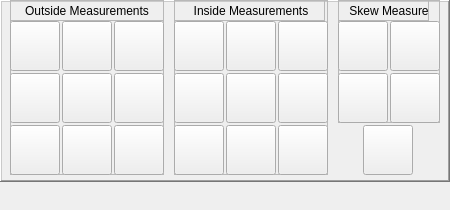
     <widget class="QStackedWidget" name="stackedWidget_6">
      <property name="geometry">
       <rect>
        <x>0</x>
        <y>0</y>
        <width>450</width>
        <height>210</height>
       </rect>
      </property>
      <property name="currentIndex">
       <number>0</number>
      </property>
      <widget class="QWidget" name="probing_panel_inside_outside">
       <widget class="QFrame" name="frame_8">
        <property name="geometry">
         <rect>
          <x>0</x>
          <y>0</y>
          <width>450</width>
          <height>182</height>
         </rect>
        </property>
        <property name="frameShape">
         <enum>QFrame::WinPanel</enum>
        </property>
        <property name="frameShadow">
         <enum>QFrame::Raised</enum>
        </property>
        <widget class="QFrame" name="frame_probing_outside_measure">
         <property name="geometry">
          <rect>
           <x>10</x>
           <y>0</y>
           <width>154</width>
           <height>175</height>
          </rect>
         </property>
         <property name="frameShape">
          <enum>QFrame::StyledPanel</enum>
         </property>
         <property name="frameShadow">
          <enum>QFrame::Raised</enum>
         </property>
         <widget class="PushButton" name="xpyp">
          <property name="geometry">
           <rect>
            <x>0</x>
            <y>125</y>
            <width>50</width>
            <height>50</height>
           </rect>
          </property>
          <property name="text">
           <string/>
          </property>
          <property name="icon">
           <iconset>
            <normaloff>../../../../share/qtvcp/images/probe_icons/inX+Y+.png</normaloff>../../../../share/qtvcp/images/probe_icons/inX+Y+.png</iconset>
          </property>
          <property name="iconSize">
           <size>
            <width>48</width>
            <height>48</height>
           </size>
          </property>
         </widget>
         <widget class="PushButton" name="xpym">
          <property name="geometry">
           <rect>
            <x>0</x>
            <y>21</y>
            <width>50</width>
            <height>50</height>
           </rect>
          </property>
          <property name="text">
           <string/>
          </property>
          <property name="icon">
           <iconset>
            <normaloff>../../../../share/qtvcp/images/probe_icons/inX+Y-.png</normaloff>../../../../share/qtvcp/images/probe_icons/inX+Y-.png</iconset>
          </property>
          <property name="iconSize">
           <size>
            <width>48</width>
            <height>48</height>
           </size>
          </property>
         </widget>
         <widget class="PushButton" name="xp">
          <property name="geometry">
           <rect>
            <x>0</x>
            <y>73</y>
            <width>50</width>
            <height>50</height>
           </rect>
          </property>
          <property name="text">
           <string/>
          </property>
          <property name="icon">
           <iconset>
            <normaloff>../../../../share/qtvcp/images/probe_icons/inX+.png</normaloff>../../../../share/qtvcp/images/probe_icons/inX+.png</iconset>
          </property>
          <property name="iconSize">
           <size>
            <width>48</width>
            <height>48</height>
           </size>
          </property>
         </widget>
         <widget class="PushButton" name="yp">
          <property name="geometry">
           <rect>
            <x>52</x>
            <y>125</y>
            <width>50</width>
            <height>50</height>
           </rect>
          </property>
          <property name="text">
           <string/>
          </property>
          <property name="icon">
           <iconset>
            <normaloff>../../../../share/qtvcp/images/probe_icons/inY+.png</normaloff>../../../../share/qtvcp/images/probe_icons/inY+.png</iconset>
          </property>
          <property name="iconSize">
           <size>
            <width>48</width>
            <height>48</height>
           </size>
          </property>
         </widget>
         <widget class="PushButton" name="ym">
          <property name="geometry">
           <rect>
            <x>52</x>
            <y>21</y>
            <width>50</width>
            <height>50</height>
           </rect>
          </property>
          <property name="text">
           <string/>
          </property>
          <property name="icon">
           <iconset>
            <normaloff>../../../../share/qtvcp/images/probe_icons/inY-.png</normaloff>../../../../share/qtvcp/images/probe_icons/inY-.png</iconset>
          </property>
          <property name="iconSize">
           <size>
            <width>48</width>
            <height>48</height>
           </size>
          </property>
         </widget>
         <widget class="PushButton" name="xy_center">
          <property name="geometry">
           <rect>
            <x>52</x>
            <y>73</y>
            <width>50</width>
            <height>50</height>
           </rect>
          </property>
          <property name="font">
           <font>
            <pointsize>8</pointsize>
           </font>
          </property>
          <property name="text">
           <string/>
          </property>
          <property name="icon">
           <iconset>
            <normaloff>../../../../share/qtvcp/images/probe_icons/center.png</normaloff>../../../../share/qtvcp/images/probe_icons/center.png</iconset>
          </property>
          <property name="iconSize">
           <size>
            <width>48</width>
            <height>48</height>
           </size>
          </property>
         </widget>
         <widget class="PushButton" name="xmyp">
          <property name="geometry">
           <rect>
            <x>104</x>
            <y>125</y>
            <width>50</width>
            <height>50</height>
           </rect>
          </property>
          <property name="text">
           <string/>
          </property>
          <property name="icon">
           <iconset>
            <normaloff>../../../../share/qtvcp/images/probe_icons/inX-Y+.png</normaloff>../../../../share/qtvcp/images/probe_icons/inX-Y+.png</iconset>
          </property>
          <property name="iconSize">
           <size>
            <width>48</width>
            <height>48</height>
           </size>
          </property>
         </widget>
         <widget class="PushButton" name="xmym">
          <property name="geometry">
           <rect>
            <x>104</x>
            <y>21</y>
            <width>50</width>
            <height>50</height>
           </rect>
          </property>
          <property name="text">
           <string/>
          </property>
          <property name="icon">
           <iconset>
            <normaloff>../../../../share/qtvcp/images/probe_icons/inX-Y-.png</normaloff>../../../../share/qtvcp/images/probe_icons/inX-Y-.png</iconset>
          </property>
          <property name="iconSize">
           <size>
            <width>48</width>
            <height>48</height>
           </size>
          </property>
         </widget>
         <widget class="PushButton" name="xm">
          <property name="geometry">
           <rect>
            <x>104</x>
            <y>73</y>
            <width>50</width>
            <height>50</height>
           </rect>
          </property>
          <property name="text">
           <string/>
          </property>
          <property name="icon">
           <iconset>
            <normaloff>../../../../share/qtvcp/images/probe_icons/inX-.png</normaloff>../../../../share/qtvcp/images/probe_icons/inX-.png</iconset>
          </property>
          <property name="iconSize">
           <size>
            <width>48</width>
            <height>48</height>
           </size>
          </property>
         </widget>
         <widget class="QFrame" name="frame_probing_outside_measure_2">
          <property name="geometry">
           <rect>
            <x>0</x>
            <y>0</y>
            <width>154</width>
            <height>21</height>
           </rect>
          </property>
          <property name="frameShape">
           <enum>QFrame::StyledPanel</enum>
          </property>
          <property name="frameShadow">
           <enum>QFrame::Raised</enum>
          </property>
          <widget class="QLabel" name="label_outside_measure">
           <property name="geometry">
            <rect>
             <x>0</x>
             <y>0</y>
             <width>154</width>
             <height>21</height>
            </rect>
           </property>
           <property name="text">
            <string>Outside Measurements</string>
           </property>
           <property name="alignment">
            <set>Qt::AlignCenter</set>
           </property>
          </widget>
         </widget>
        </widget>
        <widget class="QFrame" name="frame_probing_rotation_edge">
         <property name="geometry">
          <rect>
           <x>338</x>
           <y>0</y>
           <width>102</width>
           <height>123</height>
          </rect>
         </property>
         <property name="frameShape">
          <enum>QFrame::StyledPanel</enum>
         </property>
         <property name="frameShadow">
          <enum>QFrame::Raised</enum>
         </property>
         <widget class="PushButton" name="angle_xp">
          <property name="geometry">
           <rect>
            <x>0</x>
            <y>21</y>
            <width>50</width>
            <height>50</height>
           </rect>
          </property>
          <property name="text">
           <string/>
          </property>
          <property name="icon">
           <iconset>
            <normaloff>../../../../share/qtvcp/images/probe_icons/angleX+.png</normaloff>../../../../share/qtvcp/images/probe_icons/angleX+.png</iconset>
          </property>
          <property name="iconSize">
           <size>
            <width>48</width>
            <height>48</height>
           </size>
          </property>
         </widget>
         <widget class="PushButton" name="angle_yp">
          <property name="geometry">
           <rect>
            <x>0</x>
            <y>73</y>
            <width>50</width>
            <height>50</height>
           </rect>
          </property>
          <property name="text">
           <string/>
          </property>
          <property name="icon">
           <iconset>
            <normaloff>../../../../share/qtvcp/images/probe_icons/angleY+.png</normaloff>../../../../share/qtvcp/images/probe_icons/angleY+.png</iconset>
          </property>
          <property name="iconSize">
           <size>
            <width>48</width>
            <height>48</height>
           </size>
          </property>
         </widget>
         <widget class="PushButton" name="angle_ym">
          <property name="geometry">
           <rect>
            <x>52</x>
            <y>21</y>
            <width>50</width>
            <height>50</height>
           </rect>
          </property>
          <property name="text">
           <string/>
          </property>
          <property name="icon">
           <iconset>
            <normaloff>../../../../share/qtvcp/images/probe_icons/angleY-.png</normaloff>../../../../share/qtvcp/images/probe_icons/angleY-.png</iconset>
          </property>
          <property name="iconSize">
           <size>
            <width>48</width>
            <height>48</height>
           </size>
          </property>
         </widget>
         <widget class="QFrame" name="frame_rotation_label">
          <property name="geometry">
           <rect>
            <x>0</x>
            <y>0</y>
            <width>91</width>
            <height>21</height>
           </rect>
          </property>
          <property name="frameShape">
           <enum>QFrame::StyledPanel</enum>
          </property>
          <property name="frameShadow">
           <enum>QFrame::Raised</enum>
          </property>
          <widget class="QLabel" name="label_rotation_label">
           <property name="geometry">
            <rect>
             <x>0</x>
             <y>0</y>
             <width>102</width>
             <height>21</height>
            </rect>
           </property>
           <property name="text">
            <string>Skew Measure</string>
           </property>
           <property name="alignment">
            <set>Qt::AlignCenter</set>
           </property>
          </widget>
         </widget>
         <widget class="PushButton" name="angle_xm">
          <property name="geometry">
           <rect>
            <x>52</x>
            <y>73</y>
            <width>50</width>
            <height>50</height>
           </rect>
          </property>
          <property name="icon">
           <iconset>
            <normaloff>../../../../share/qtvcp/images/probe_icons/angleX-.png</normaloff>../../../../share/qtvcp/images/probe_icons/angleX-.png</iconset>
          </property>
          <property name="iconSize">
           <size>
            <width>48</width>
            <height>48</height>
           </size>
          </property>
         </widget>
        </widget>
        <widget class="QFrame" name="frame_probing_inside_measure">
         <property name="geometry">
          <rect>
           <x>174</x>
           <y>0</y>
           <width>154</width>
           <height>175</height>
          </rect>
         </property>
         <property name="frameShape">
          <enum>QFrame::StyledPanel</enum>
         </property>
         <property name="frameShadow">
          <enum>QFrame::Raised</enum>
         </property>
         <widget class="PushButton" name="xmym1">
          <property name="geometry">
           <rect>
            <x>0</x>
            <y>125</y>
            <width>50</width>
            <height>50</height>
           </rect>
          </property>
          <property name="text">
           <string/>
          </property>
          <property name="icon">
           <iconset>
            <normaloff>../../../../share/qtvcp/images/probe_icons/inX-Y-.png</normaloff>../../../../share/qtvcp/images/probe_icons/inX-Y-.png</iconset>
          </property>
          <property name="iconSize">
           <size>
            <width>48</width>
            <height>48</height>
           </size>
          </property>
         </widget>
         <widget class="PushButton" name="xmyp1">
          <property name="geometry">
           <rect>
            <x>0</x>
            <y>21</y>
            <width>50</width>
            <height>50</height>
           </rect>
          </property>
          <property name="text">
           <string/>
          </property>
          <property name="icon">
           <iconset>
            <normaloff>../../../../share/qtvcp/images/probe_icons/inX-Y+.png</normaloff>../../../../share/qtvcp/images/probe_icons/inX-Y+.png</iconset>
          </property>
          <property name="iconSize">
           <size>
            <width>48</width>
            <height>48</height>
           </size>
          </property>
         </widget>
         <widget class="PushButton" name="xm1">
          <property name="geometry">
           <rect>
            <x>0</x>
            <y>73</y>
            <width>50</width>
            <height>50</height>
           </rect>
          </property>
          <property name="text">
           <string/>
          </property>
          <property name="icon">
           <iconset>
            <normaloff>../../../../share/qtvcp/images/probe_icons/inX-.png</normaloff>../../../../share/qtvcp/images/probe_icons/inX-.png</iconset>
          </property>
          <property name="iconSize">
           <size>
            <width>48</width>
            <height>48</height>
           </size>
          </property>
         </widget>
         <widget class="PushButton" name="ym1">
          <property name="geometry">
           <rect>
            <x>52</x>
            <y>125</y>
            <width>50</width>
            <height>50</height>
           </rect>
          </property>
          <property name="text">
           <string/>
          </property>
          <property name="icon">
           <iconset>
            <normaloff>../../../../share/qtvcp/images/probe_icons/inY-.png</normaloff>../../../../share/qtvcp/images/probe_icons/inY-.png</iconset>
          </property>
          <property name="iconSize">
           <size>
            <width>48</width>
            <height>48</height>
           </size>
          </property>
         </widget>
         <widget class="PushButton" name="yp1">
          <property name="geometry">
           <rect>
            <x>52</x>
            <y>21</y>
            <width>50</width>
            <height>50</height>
           </rect>
          </property>
          <property name="text">
           <string/>
          </property>
          <property name="icon">
           <iconset>
            <normaloff>../../../../share/qtvcp/images/probe_icons/inY+.png</normaloff>../../../../share/qtvcp/images/probe_icons/inY+.png</iconset>
          </property>
          <property name="iconSize">
           <size>
            <width>48</width>
            <height>48</height>
           </size>
          </property>
         </widget>
         <widget class="PushButton" name="xy_hole">
          <property name="geometry">
           <rect>
            <x>52</x>
            <y>73</y>
            <width>50</width>
            <height>50</height>
           </rect>
          </property>
          <property name="font">
           <font>
            <pointsize>8</pointsize>
           </font>
          </property>
          <property name="text">
           <string/>
          </property>
          <property name="icon">
           <iconset>
            <normaloff>../../../../share/qtvcp/images/probe_icons/inHole.png</normaloff>../../../../share/qtvcp/images/probe_icons/inHole.png</iconset>
          </property>
          <property name="iconSize">
           <size>
            <width>48</width>
            <height>48</height>
           </size>
          </property>
         </widget>
         <widget class="PushButton" name="xpym1">
          <property name="geometry">
           <rect>
            <x>104</x>
            <y>125</y>
            <width>50</width>
            <height>50</height>
           </rect>
          </property>
          <property name="text">
           <string/>
          </property>
          <property name="icon">
           <iconset>
            <normaloff>../../../../share/qtvcp/images/probe_icons/inX+Y-.png</normaloff>../../../../share/qtvcp/images/probe_icons/inX+Y-.png</iconset>
          </property>
          <property name="iconSize">
           <size>
            <width>48</width>
            <height>48</height>
           </size>
          </property>
         </widget>
         <widget class="PushButton" name="xpyp1">
          <property name="geometry">
           <rect>
            <x>104</x>
            <y>21</y>
            <width>50</width>
            <height>50</height>
           </rect>
          </property>
          <property name="text">
           <string/>
          </property>
          <property name="icon">
           <iconset>
            <normaloff>../../../../share/qtvcp/images/probe_icons/inX+Y+.png</normaloff>../../../../share/qtvcp/images/probe_icons/inX+Y+.png</iconset>
          </property>
          <property name="iconSize">
           <size>
            <width>48</width>
            <height>48</height>
           </size>
          </property>
         </widget>
         <widget class="PushButton" name="xp1">
          <property name="geometry">
           <rect>
            <x>104</x>
            <y>73</y>
            <width>50</width>
            <height>50</height>
           </rect>
          </property>
          <property name="text">
           <string/>
          </property>
          <property name="icon">
           <iconset>
            <normaloff>../../../../share/qtvcp/images/probe_icons/inX+.png</normaloff>../../../../share/qtvcp/images/probe_icons/inX+.png</iconset>
          </property>
          <property name="iconSize">
           <size>
            <width>48</width>
            <height>48</height>
           </size>
          </property>
         </widget>
         <widget class="QFrame" name="frame_probing_inside_label">
          <property name="geometry">
           <rect>
            <x>0</x>
            <y>0</y>
            <width>151</width>
            <height>21</height>
           </rect>
          </property>
          <property name="frameShape">
           <enum>QFrame::StyledPanel</enum>
          </property>
          <property name="frameShadow">
           <enum>QFrame::Raised</enum>
          </property>
          <widget class="QLabel" name="label_inside_measure">
           <property name="geometry">
            <rect>
             <x>0</x>
             <y>0</y>
             <width>154</width>
             <height>21</height>
            </rect>
           </property>
           <property name="text">
            <string>Inside Measurements</string>
           </property>
           <property name="alignment">
            <set>Qt::AlignCenter</set>
           </property>
          </widget>
         </widget>
        </widget>
        <widget class="PushButton" name="down">
         <property name="geometry">
          <rect>
           <x>363</x>
           <y>125</y>
           <width>50</width>
           <height>50</height>
          </rect>
         </property>
         <property name="text">
          <string/>
         </property>
         <property name="icon">
          <iconset>
           <normaloff>../../../../share/qtvcp/images/probe_icons/down.png</normaloff>../../../../share/qtvcp/images/probe_icons/down.png</iconset>
         </property>
         <property name="iconSize">
          <size>
           <width>48</width>
           <height>48</height>
          </size>
         </property>
         <property name="checkable">
          <bool>false</bool>
         </property>
         <property name="checked">
          <bool>false</bool>
         </property>
         <property name="indicator_option" stdset="0">
          <bool>false</bool>
         </property>
        </widget>
       </widget>
      </widget>
      <widget class="QWidget" name="probing_panel_rotation">
       <widget class="QFrame" name="frame_probing_rotation">
        <property name="geometry">
         <rect>
          <x>0</x>
          <y>0</y>
          <width>450</width>
          <height>210</height>
         </rect>
        </property>
        <property name="frameShape">
         <enum>QFrame::StyledPanel</enum>
        </property>
        <property name="frameShadow">
         <enum>QFrame::Raised</enum>
        </property>
        <widget class="PushButton" name="pbtn_probing_auto_zero_3">
         <property name="geometry">
          <rect>
           <x>140</x>
           <y>210</y>
           <width>50</width>
           <height>42</height>
          </rect>
         </property>
         <property name="text">
          <string>Auto
Zero</string>
         </property>
        </widget>
       </widget>
      </widget>
     </widget>
